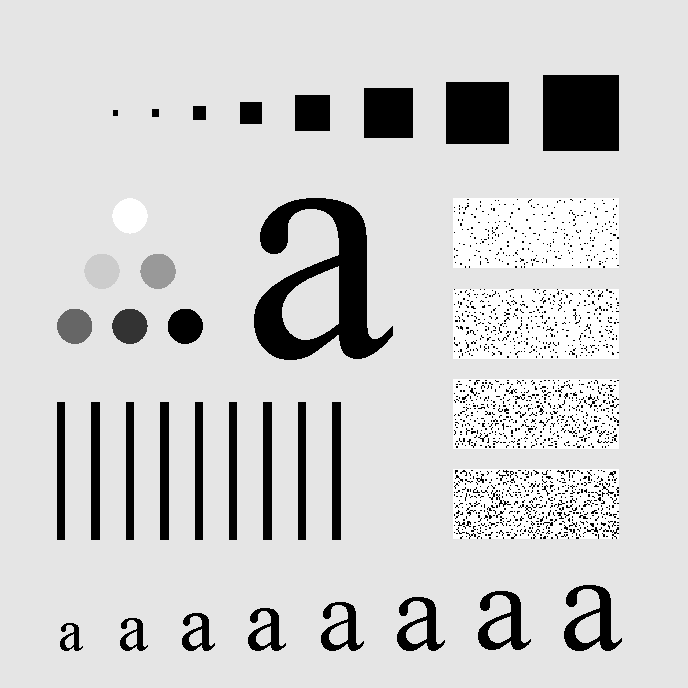
%> input picture DIP/Space_filte/Fig0441(a)(characters_test_pattern).tif, 688 x 688 px
$ octave compare.m   (GNU Octave 9; MATLAB toolbox functions it lacks are replaced by stand-ins)
%> lines starting %> are read from the running program, lines starting %| are printed output that depends on the picture
%comparision between filter made by freqz2 and fft2
%h=fspecial('gaussian',[3 3],1);

img=imread('Fig0441(a)(characters_test_pattern).tif');
%> img is the input picture: size 688x688 uint8; min 0, max 255, mean 207.3
figure,imshow(img);
[m,n]=size(img);
%> m = 688; n = 688

img_fft=fft2(img);
img_fft=fftshift(img_fft);

h=fspecial('sobel');
H=freqz2(h,[m n]);
abs_H=abs(H);
%figure,imshow(abs_H,[]);

h_fft=fft2(h,m,n);
h_fft=fftshift(h_fft);
abs_h_fft=abs(h_fft);
%figure,imshow(abs_h_fft,[]);

img1_fft=img_fft.*H;
img2_fft=img_fft.*h_fft;

img1_fft=ifftshift(img1_fft);
img2_fft=ifftshift(img2_fft);

img1=ifft2(img1_fft);
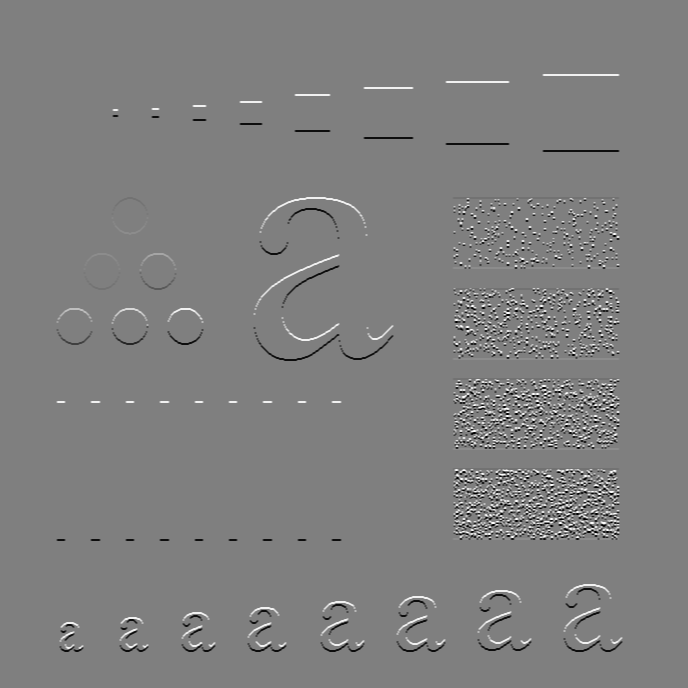
%> img1: size 688x688 double; min -1020, max 1020, mean 0; drawn with min black and max white
img2=ifft2(img2_fft);
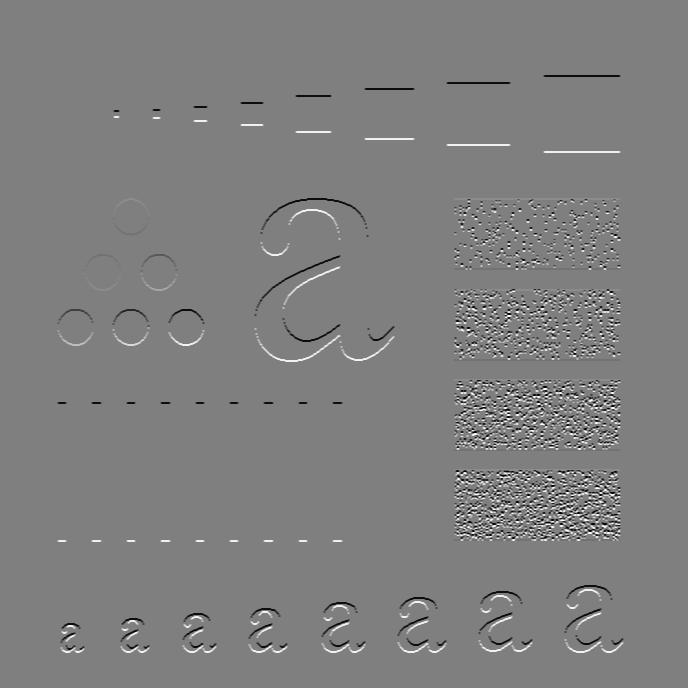
%> img2: size 688x688 double; min -1020, max 1020, mean 0; mean of the top-left, top-right, bottom-left and bottom-right quarters -1.5, -0.7, 1.5, 0.7; drawn with min black and max white

figure,imshow(img1,[]);
figure,imshow(img2,[]);

img3=imfilter(img,h,'circular','same','corr');%produce an image which is very different from convolution result
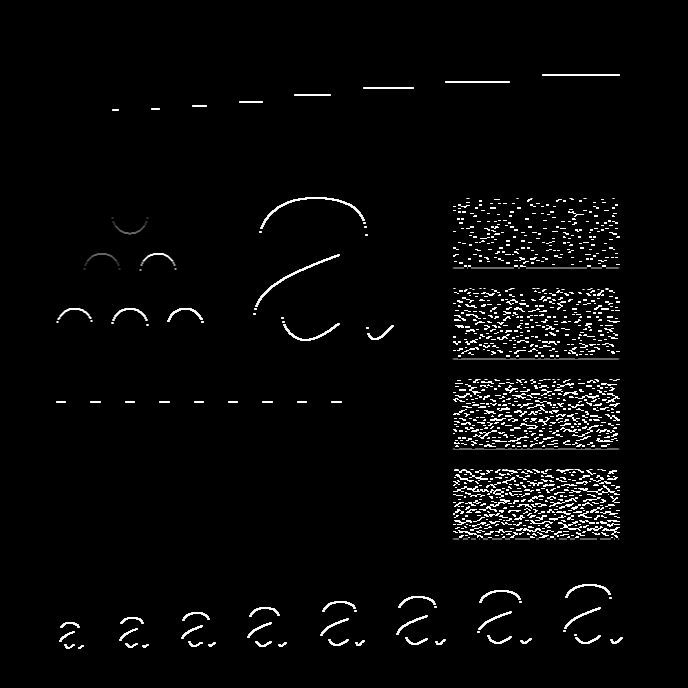
%> img3: size 688x688 uint8; min 0, max 255, mean 7.7
figure,imshow(img3,[]);

img4=conv2(img,h,'same');%the same result as img2 688+3-1
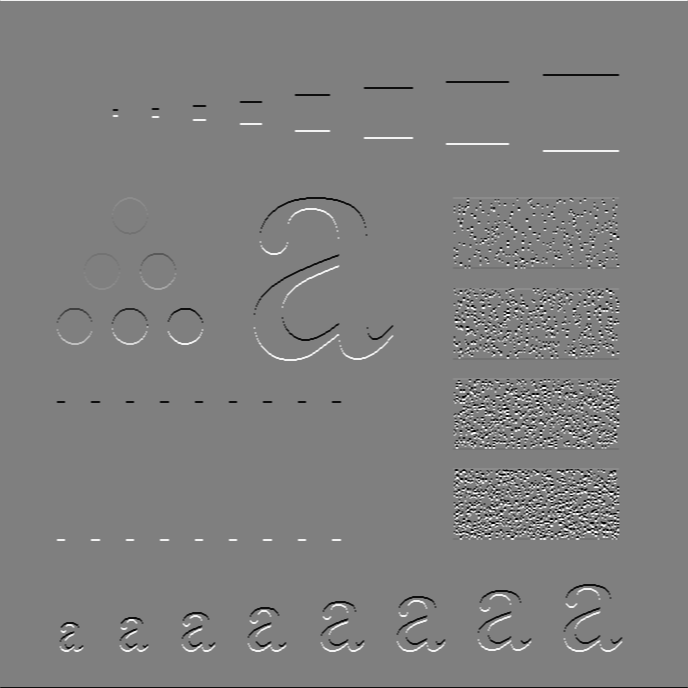
%> img4: size 688x688 double; min -1020, max 1020, mean 0; mean of the top-left, top-right, bottom-left and bottom-right quarters 1.4, 2, -1.4, -2; drawn with min black and max white
figure,imshow(img4,[]);
